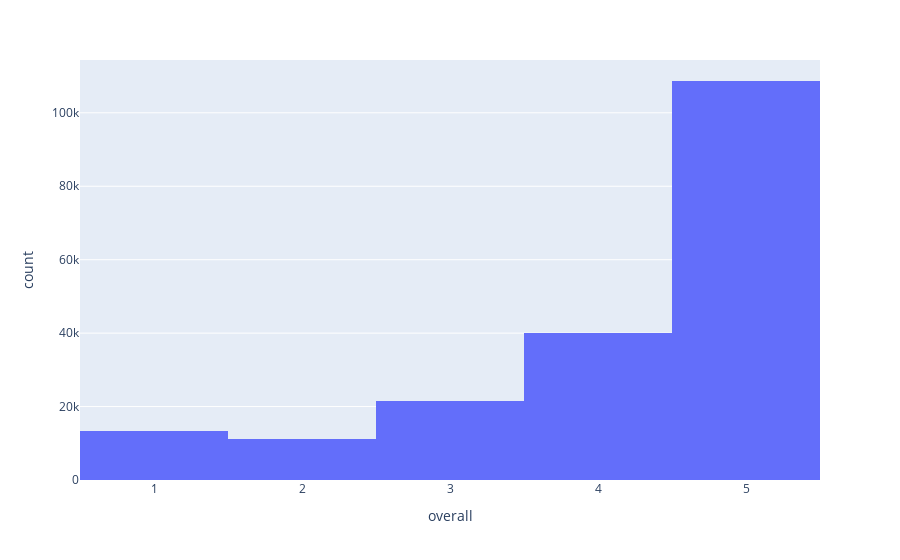

The cell this chart's notebook holds for it:
### Code cell
from plotly.express import histogram
histogram(data_frame=df, x='overall')

### Figure 1 — Plotly figure (JSON) as saved in the notebook; plotly's stock layout.template omitted (floating-point values rounded to 4 significant figures; data arrays with more than 128 entries replaced by an {"elided": "..."} marker saying what was removed)
{"data": [{"alignmentgroup": "True", "bingroup": "x", "hovertemplate": "overall=%{x}<br>count=%{y}<extra></extra>", "legendgroup": "", "marker": {"color": "#636efa", "pattern": {"shape": ""}}, "name": "", "offsetgroup": "", "orientation": "v", "showlegend": false, "type": "histogram", "x": {"elided": "194439 int values"}, "xaxis": "x", "yaxis": "y"}], "layout": {"barmode": "relative", "legend": {"tracegroupgap": 0}, "margin": {"t": 60}, "xaxis": {"anchor": "y", "domain": [0, 1], "title": {"text": "overall"}}, "yaxis": {"anchor": "x", "domain": [0, 1], "title": {"text": "count"}}}}
